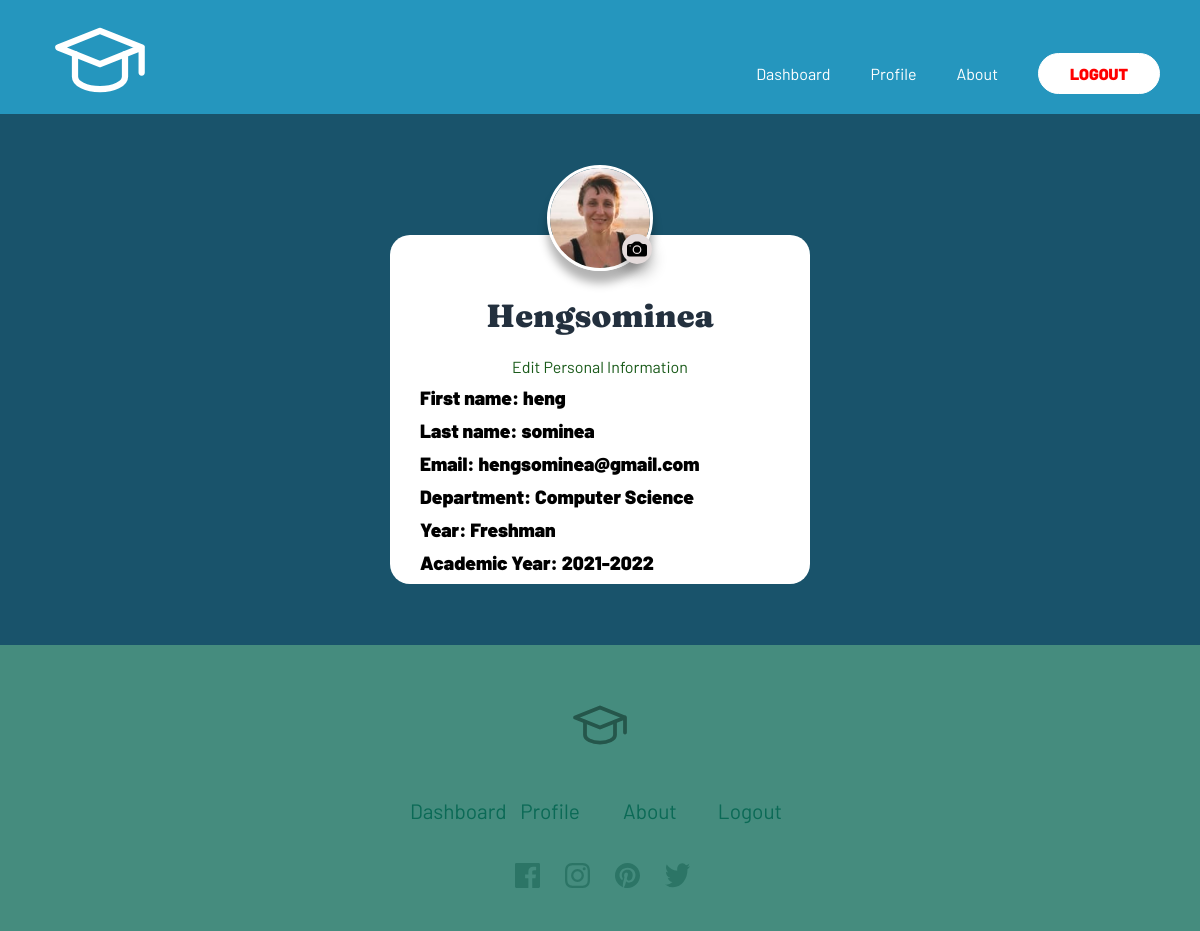
Screenshot of /hengsominea/profile (signed in) with the database file from the repository.
### feedbackapp/models.py (models this page shows, shortened)
class Student(models.Model):
    user = models.OneToOneField(User, on_delete=models.CASCADE)
    first_name = models.CharField(max_length=200)
    last_name = models.CharField(max_length=200)
    email = models.EmailField(max_length=254)
    year = models.CharField(max_length=100)
    department = models.CharField(max_length=100)
    profile = models.ImageField(
        upload_to='images/', default='default.jpg')
    academic = models.ForeignKey(Academic, on_delete=models.CASCADE)

class User(AbstractUser):
    is_student = models.BooleanField(default=False)
    is_schoolAdmin = models.BooleanField(default=False)

class Academic(models.Model):
    academic_year = models.CharField(max_length=100)
    department = models.CharField(max_length=100)
    year = models.CharField(max_length=100)

### feedbackapp/views.py (the view)
# urls.py: path("<str:username>/profile", views.profile, name="profile"),
@login_required(login_url='index')
def profile(request, username):
    if request.method == 'GET':
        if request.user.is_student:
            user = User.objects.get(id=request.user.id)
            student = Student.objects.get(user=user)
            editProfileForm = EditProfileForm()
            editPersonalForm = EditPersonalForm(
                initial={'first_name': student.first_name, 'last_name': student.last_name, 'email': student.email, 'department': student.department, 'year': student.year})
            student = Student.objects.get(user=user)
            return render(request, 'feedbackapp/profile.html', {
                "editProfileForm": editProfileForm,
                "editPersonalForm": editPersonalForm,
                "users": user,
                "student": student
            })
        else:
            return render(request, "feedbackapp/message.html", {
                "message_title": "Private Page",
                "message": "Sorry, you are not allowed to access this page."
            })

### feedbackapp/templates/feedbackapp/profile.html (shortened to what this page needs)
{% extends "feedbackapp/layout.html" %}
{% load static %}
{% block body %}
  <div class="profile-container">
    <div class="profile">
      <div class="profile-box">
        <img class="profile-image" src="{{ student.profile.url }}" alt="profile-picture">
        <div class="profile-box__camera" id="changeProfile">
          <img src="{% static 'feedbackapp/images/camera-fill.svg' %}" alt="camera-fill">
        </div>
      </div>
      <section class="profile__form-box">
      </section>
      <div class="profile__form-box">
      </div>
    </div>
    <div class="description">
      <h3>{{user.username}}</h3>
      <a href="#" id="edit_personal" onclick="return showEditPersonal()">Edit Personal Information</a>
      <ul>
        <li><h4>First name: {{student.first_name}}</h4></li>
        <li><h4>Last name: {{student.last_name}}</h4></li>
        <li><h4>Email: {{student.email}}</h4></li>
        <li><h4>Department: {{student.department}}</h4></li>
        <li><h4>Year: {{student.year}}</h4></li>
        <li><h4>Academic Year: {{student.academic.academic_year}}</h4></li>
      </ul>
    </div>
  </div>
{% endblock %}

### feedbackapp/static/feedbackapp/scss/styles.css (style rules this page uses)
html { -webkit-box-sizing: border-box; box-sizing: border-box; }
*, *:after, *:before { font-size: 100%; margin: 0; padding: 0; }
body { position: relative; margin: 0; padding: 0; font-family: "Barlow", sans-serif; color: white; }
a { color: #19536b; text-decoration: none; }
@media screen and (min-width: 699px) { a { color: white; } }
h1, h2, h3 { font-family: "Fraunces", serif; font-size: 1.3rem; font-weight: 900; padding-top: 30px; text-transform: uppercase; line-height: 1.3; word-spacing: 10px; }
@media screen and (min-width: 699px) { h1, h2, h3 { font-size: 2.5rem; padding-top: 50px; word-spacing: 20px; } }
h3 { padding-bottom: 20px; font-size: 1.5rem; color: #23303e; text-transform: capitalize; word-spacing: 5px; }
@media screen and (min-width: 699px) { h3 { font-size: 2rem; word-spacing: 10px; } }
.profile-image { width: 100px; height: 100px; border-radius: 50%; border: 3px solid #ffff; -webkit-box-shadow: 0px 12px 10px rgba(0, 0, 0, 0.3); box-shadow: 0px 12px 10px rgba(0, 0, 0, 0.3); }
.profile-container { margin: 0 auto; background-color: #19536b; border: #19536b; border: 1px solid #19536b; }
.profile-container .profile { display: -ms-grid; display: grid; place-items: center; height: 120px; }
.profile-container .profile .profile-box { position: relative; }
.profile-container .profile .profile-box__camera { padding: 5px; width: 20px; border-radius: 50%; background-color: #e4dbdb; -webkit-transform: translate(75px, 10px); transform: translate(75px, 10px); -webkit-box-shadow: 0px 10px 15px rgba(0, 0, 0, 0.3); box-shadow: 0px 10px 15px rgba(0, 0, 0, 0.3); -webkit-transition: background-color 150ms ease-in-out; transition: background-color 150ms ease-in-out; }
.profile-container .profile .profile-box__camera img { width: 20px; display: -ms-grid; display: grid; place-items: center; }
.profile-container .profile .profile-image { -webkit-transform: translateY(50px); transform: translateY(50px); }
.profile-container .profile__form-box { background-color: red; border: 1px solid red; }
.profile-container .description { background-color: #ffff; max-width: 300px; border-radius: 20px; text-align: center; margin: 0 auto; padding: 10px; margin-bottom: 60px; }
@media screen and (min-width: 699px) { .profile-container .description { max-width: 400px; } }
.profile-container .description a { margin-top: 50px; color: #195a19; }
.profile-container .description ul { color: #23303e; text-align: left; }
.profile-container .description ul li { margin-left: 20px; text-decoration: none; list-style: none; margin-top: 10px; }
.profile-container .description ul li h4 { font-size: "Fraunces", serif; font-weight: 900; color: black; font-size: 1.2rem; }

### rows the page displays
Student: profile (picture), first_name "heng", last_name "sominea", email "hengsominea@gmail.com", department "Computer Science", year "Freshman", academic.academic_year "2021-2022"
User: username "Hengsominea"
